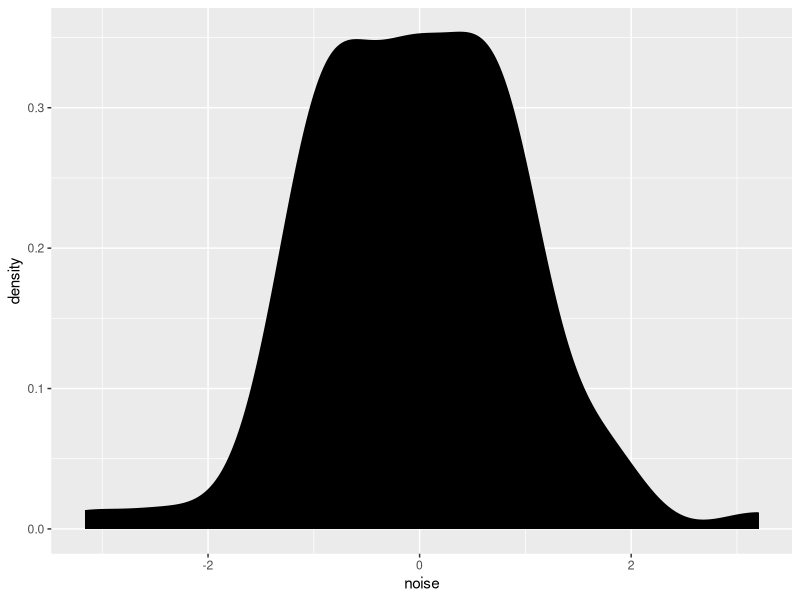

Generate this figure with R:

## help this ugly code
library(tidyverse)

noise <- rnorm(100)
noise <- as.data.frame(noise)

ggplot(noise, aes(noise))+ geom_density(fill = "black")





